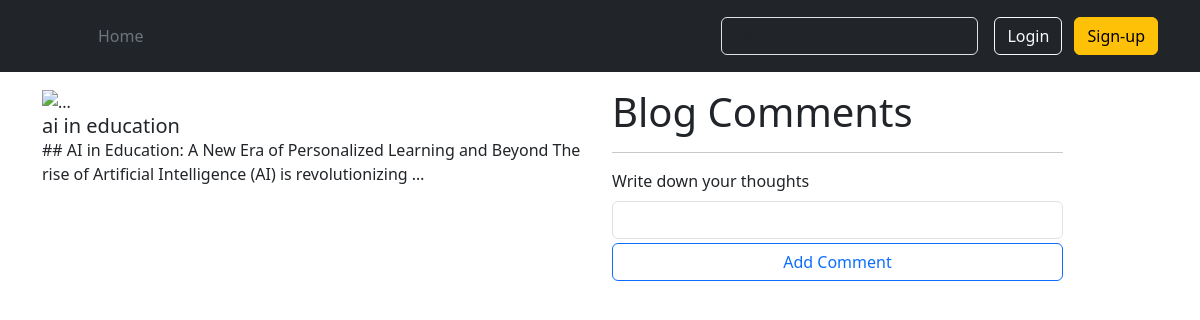
The page /blog-detail/2 on the database as committed earlier.
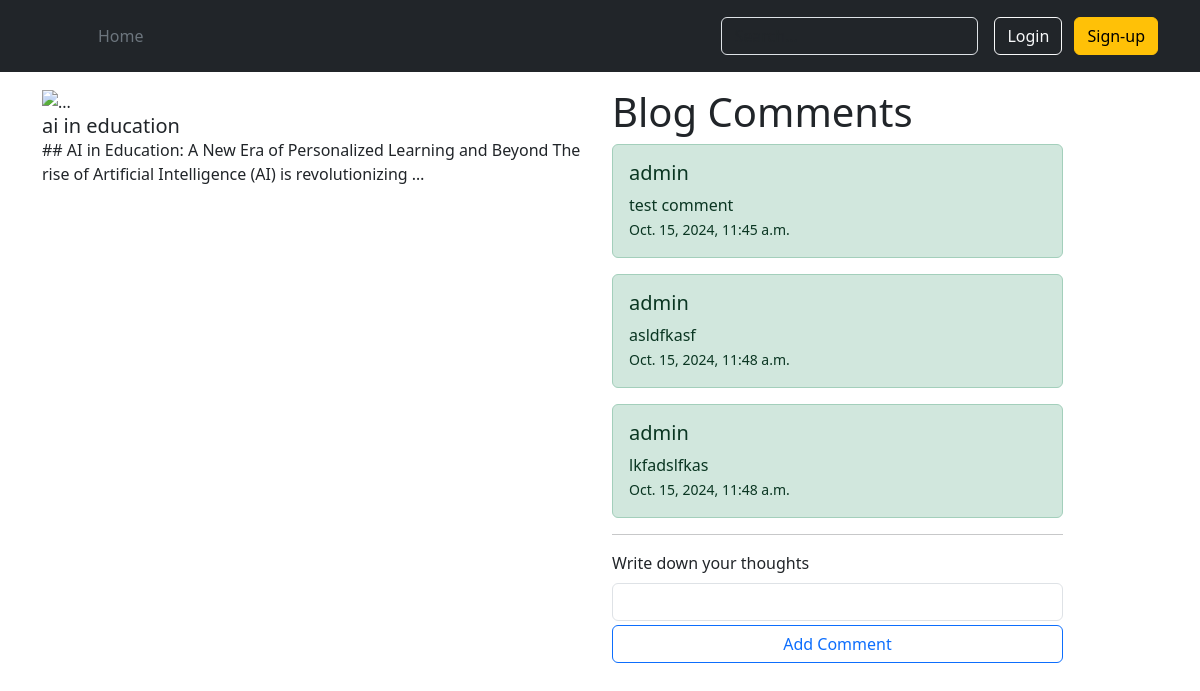
The same page on the database as committed later.
### authz/models.py (models this page shows, shortened)
class Blog(models.Model):
    title = models.CharField(max_length=200)
    content = models.TextField()
    image = models.ImageField(upload_to='blog_images/', blank=True, null=True)
    upload_time = models.DateTimeField(auto_now_add=True)

class Comments(models.Model):
    blog = models.ForeignKey(
        Blog, on_delete=models.CASCADE, related_name='blog_comments')
    author = models.ForeignKey(
        User, on_delete=models.CASCADE, related_name='user_comments')
    content = models.TextField()
    comment_time = models.DateTimeField(auto_now_add=True)

class User(AbstractUser):
    profile = models.ImageField(upload_to='profiles/', blank=True, null=True)
    DOB = models.DateField(blank=True, null=True)
    phone_number = models.CharField(max_length=20, blank=True, null=True)
    address = models.CharField(max_length=200, blank=True, null=True)
    fav_blogs = models.ManyToManyField('Blog', blank=True, null=True)
    def __str__(self):
        return self.username

### home/views/home_view.py (the view)
# urls.py: path('blog-detail/<int:blogid>', home_view.blog_detail, name='blog_detail'),
def blog_detail(request, blogid):
    singl_blog = Blog.objects.filter(id=blogid).first()
    blog_comments = Comments.objects.filter(blog=singl_blog)
    context = {'blog': singl_blog,
               'comments': blog_comments
               }
    return render(request, 'blog_details.html', context)

### templates/blog_details.html (shortened to what this page needs)
{% extends "base.html" %}
{% block content %}
<div class="row">
  <div class="col-6">
    <img src="/media/{{blog.image}}" class="card-img-top" alt="...">
    <div class="card-body">
      <h5 class="card-title">{{blog.title}}</h5>
      <p class="card-text">{{blog.content|truncatewords:20}}</p>
    </div>
  </div>
  <div class="col-5">
    <h1>Blog Comments</h1>
    {% for comment in comments %}
    <div class="alert alert-success">
      <h4 class="alert-heading h5">{{comment.author}}</h4>
      <p class="mb-0">{{comment.content}}</p>
      <small>{{comment.comment_time}}</small>
    </div>
    {% endfor %}
    <hr>
    <form action="{% url 'add_comment' blogid=blog.id %}" method='post'>
      <label for="comment" class="form-label">Write down your thoughts</label>
      <input type="text" name='comment' id="comment" class="form-control" aria-describedby="">
      <button class="btn btn-outline-primary mt-1 w-100">Add Comment</button>
    </form>
  </div>
</div>
{% endblock content %}

### templates/base.html (shortened to what this page needs)
<!doctype html>
<html lang="en">
<head>
  <link href="https://cdn.jsdelivr.net/npm/bootstrap@5.3.3/dist/css/bootstrap.min.css" rel="stylesheet"
>
</head>
<body>
  <header class="p-3 text-bg-dark">
    <div class="container" bis_skin_checked="1">
      <div class="d-flex flex-wrap align-items-center justify-content-center justify-content-lg-start"
        bis_skin_checked="1">
        <a href="/" class="d-flex align-items-center mb-2 mb-lg-0 text-white text-decoration-none">
          <svg class="bi me-2" width="40" height="32" role="img" aria-label="Bootstrap">
            <use xlink:href="#bootstrap"></use>
          </svg>
        </a>
        <ul class="nav col-12 col-lg-auto me-lg-auto mb-2 justify-content-center mb-md-0">
          <li><a href="/" class="nav-link px-2 text-secondary">Home</a></li>
        </ul>
        <form class="col-12 col-lg-auto mb-3 mb-lg-0 me-lg-3" role="search">
          <input type="search" class="form-control form-control-dark text-bg-dark" placeholder="Search..."
            aria-label="Search">
        </form>
        <div class="text-end" bis_skin_checked="1">
          <button type="button" class="btn btn-outline-light me-2" data-bs-toggle="modal"
            data-bs-target="#loginModal">Login</button>
          <button type="button" class="btn btn-warning" data-bs-toggle="modal"
            data-bs-target="#Reg-Modal">Sign-up</button>
        </div>
      </div>
    </div>
  </header>
  <div class="container mt-3">
    {% block content %}{% endblock content %}
  </div>
</body>
</html>

Rows that differ between the two databases and show on the page:
added Comments: author "admin", content "test comment", comment_time "Oct. 15, 2024, 11:45 a.m."
added Comments: author "admin", content "asldfkasf", comment_time "Oct. 15, 2024, 11:48 a.m."
added Comments: author "admin", content "lkfadslfkas", comment_time "Oct. 15, 2024, 11:48 a.m."
